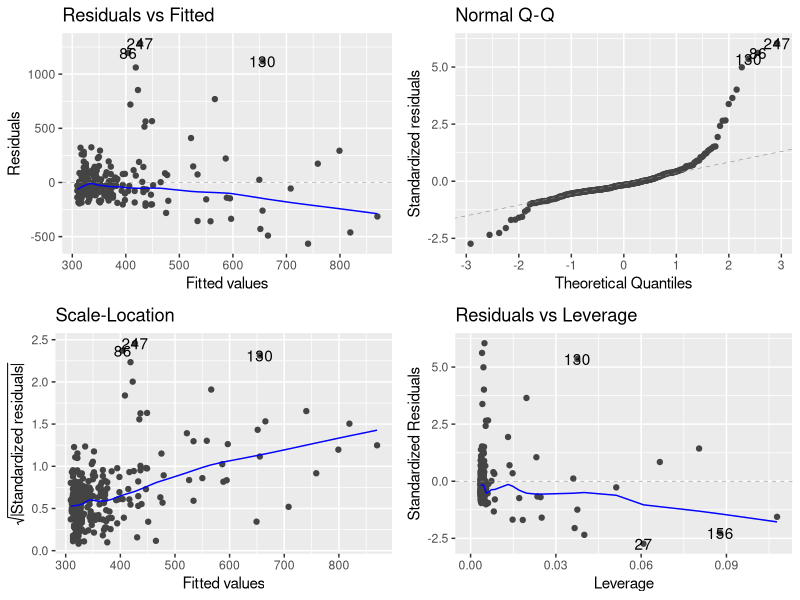
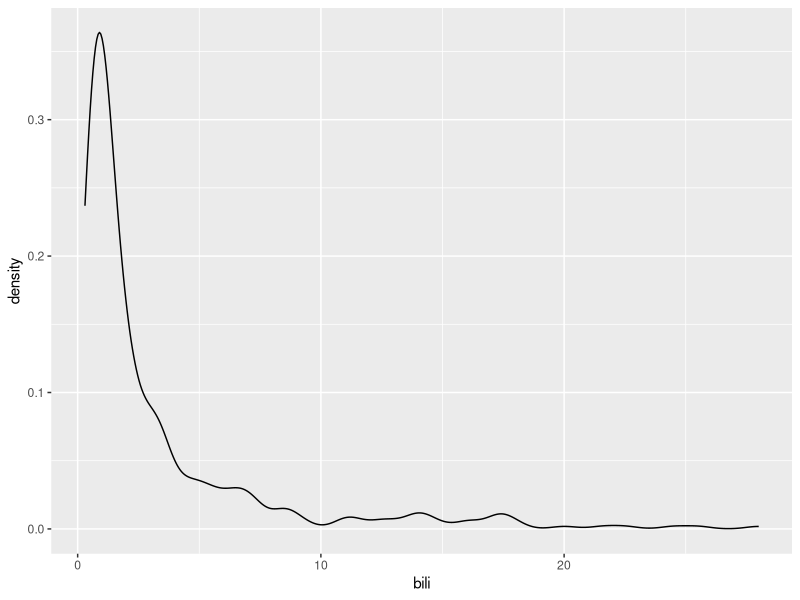
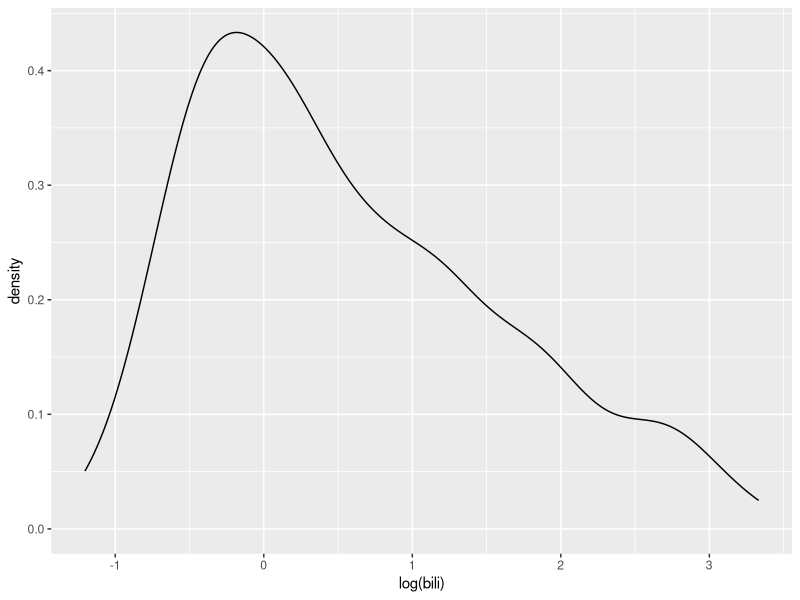
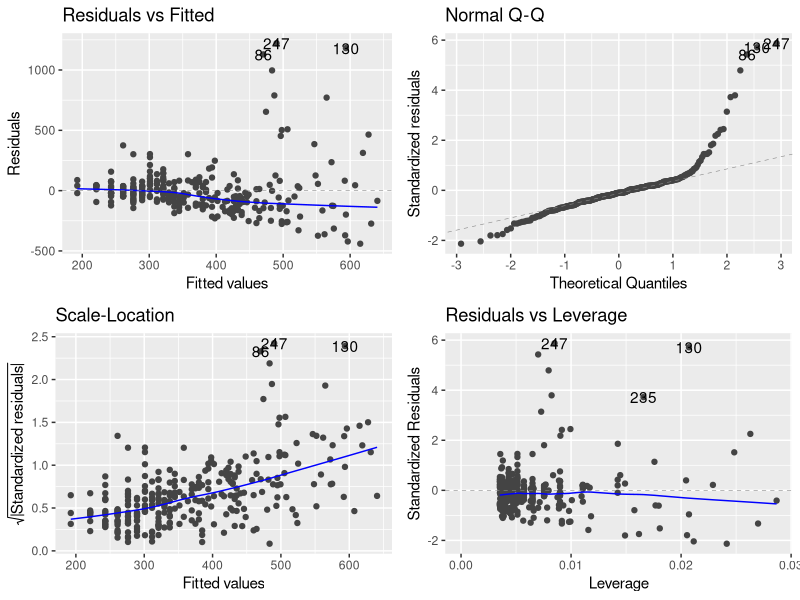
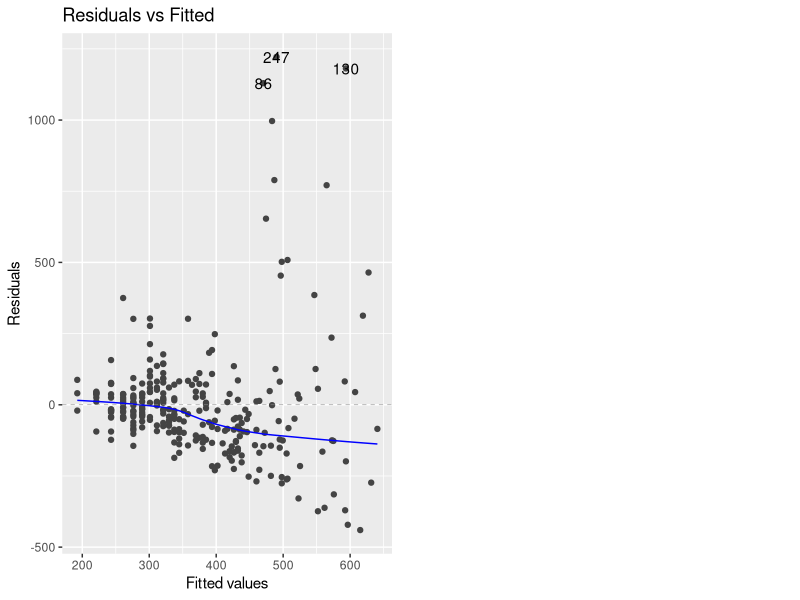
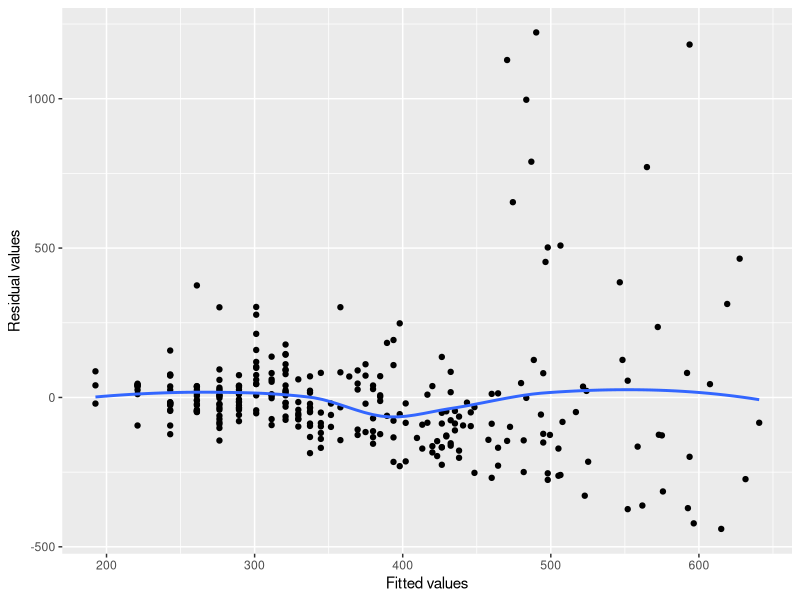

These figures' R source, in order:
## ---- chunk 1
knitr::opts_chunk$set(echo = TRUE, message = F, warning = F, comment="", cache=T)
library(tidyverse)
library(broom)
library(readxl)

## ---- chunk 2
library(survival)
data(pbc)
str(pbc)

## ---- chunk 3
myLinearModel <- lm(chol ~ bili, data = pbc)

## ---- chunk 4
myLinearModel

## ---- chunk 5
summary(myLinearModel)

## ---- chunk 6
broom::tidy(myLinearModel)

## ---- chunk 7
broom::glance(myLinearModel)

## ---- chunk 8
# install.packages('ggfortify')
library(ggfortify)
autoplot(myLinearModel)

## ---- chunk 9
ggplot(pbc, aes(x = bili))+geom_density()

## ---- chunk 10
ggplot(pbc, aes(x = log(bili)))+geom_density()

## ---- chunk 11
myLinearModel2 <- lm(chol~log(bili), data = pbc)
summary(myLinearModel2)

## ---- chunk 12
autoplot(myLinearModel2)

## ---- chunk 13
autoplot(myLinearModel2, which=1)

## ---- chunk 14
d <- broom::augment(myLinearModel2)
d

## ---- chunk 15
ggplot(d, aes(x = .fitted, y = .resid))+geom_point()+ geom_smooth(se=F)+
  labs(x = 'Fitted values', y = 'Residual values')

## ---- chunk 16
head(predict(myLinearModel2, newdata = pbc))

## ---- chunk 17
myLM3 <- lm(chol ~ log(bili) + sex, data = pbc)
broom::tidy(myLM3)

## ---- chunk 18
myLR <- glm(spiders ~ albumin + bili + chol, data = pbc, family = binomial)
myLR

## ---- chunk 19
broom::tidy(myLR)

## ---- chunk 20
broom::glance(myLR)

## ---- chunk 21
head(predict(myLR))

## ---- chunk 22
head(predict(myLR, type='response'))

## ---- chunk 23
# install.packages('leaps')
library(leaps)
mtcars1 <- mtcars %>% mutate_at(vars(cyl, vs:carb), as.factor)
all_subsets <- regsubsets(mpg~., data = mtcars1)
all_subsets

## ---- chunk 24
ind <- which.max(summary(all_subsets)$adjr2)
summary(all_subsets)$which[ind,]

## ---- chunk 25
mtcars <- as_tibble(mtcars)
mtcars %>% select(mpg, disp:qsec)

## ---- chunk 26
mtcars %>% select(mpg, disp:qsec) %>% 
  gather(variable, value, -mpg)

## ---- chunk 27
mtcars %>% select(mpg, disp:qsec) %>% 
  gather(variable, value, -mpg) %>% 
  group_by(variable) %>% 
  lm(mpg~value, data=.)

## ---- chunk 28
mtcars %>% select(mpg, disp:qsec) %>% 
  gather(variable, value, -mpg) %>% 
  nest(-variable)

## ---- chunk 29
bl <- mtcars %>% select(mpg, disp:qsec) %>% 
  gather(variable, value, -mpg) %>% 
  nest(-variable)
bl$data[[1]]

## ---- chunk 30
mtcars %>% select(mpg, disp:qsec) %>% 
  gather(variable, value, -mpg) %>% 
  nest(-variable) %>% 
  mutate(models = map(data, ~lm(mpg~value, data=.)))

## ---- chunk 31
 mtcars %>% select(mpg, disp:qsec) %>% 
  gather(variable, value, -mpg) %>% 
  nest(-variable) %>% 
  mutate(models = map(data, ~lm(mpg~value, data=.)),
         outputs = map(models, ~tidy(.)))

## ---- chunk 32
 mtcars %>% select(mpg, disp:qsec) %>% 
  gather(variable, value, -mpg) %>% 
  nest(-variable) %>% 
  mutate(models = map(data, ~lm(mpg~value, data=.)),
         outputs = map(models, ~tidy(.))) %>% 
  select(variable, outputs)

## ---- chunk 33
 mtcars %>% select(mpg, disp:qsec) %>% 
  gather(variable, value, -mpg) %>% 
  nest(-variable) %>% 
  mutate(models = map(data, ~lm(mpg~value, data=.)),
         outputs = map(models, ~tidy(.))) %>% 
  select(variable, outputs) %>% 
  unnest()

## ---- chunk 34
 mtcars %>% select(mpg, disp:qsec) %>% 
  gather(variable, value, -mpg) %>% 
  nest(-variable) %>% 
  mutate(models = map(data, ~lm(mpg~value, data=.)),
         outputs = map(models, ~tidy(.))) %>% 
  select(variable, outputs) %>% 
  unnest() %>% 
  filter(term=='value')

## ---- chunk 35
 mtcars %>% select(mpg, disp:qsec) %>% 
  gather(variable, value, -mpg) %>% 
  nest(-variable) %>% 
  mutate(models = map(data, ~lm(mpg~value, data=.)),
         outputs = map(models, ~tidy(.))) %>% 
  select(variable, outputs) %>% 
  unnest() %>% 
  filter(term=='value') %>% 
  mutate_if(is.numeric, funs(round(., 3)))

## ---- chunk 36
library(tidyverse)
library(caret)
data(diamonds)
set.seed(12356)
diamonds_train <- diamonds %>% sample_frac(size = 0.8) # 80%
diamonds_test <- anti_join(diamonds, diamonds_train)
(nrow(diamonds) == nrow(diamonds_train) + nrow(diamonds_test))
